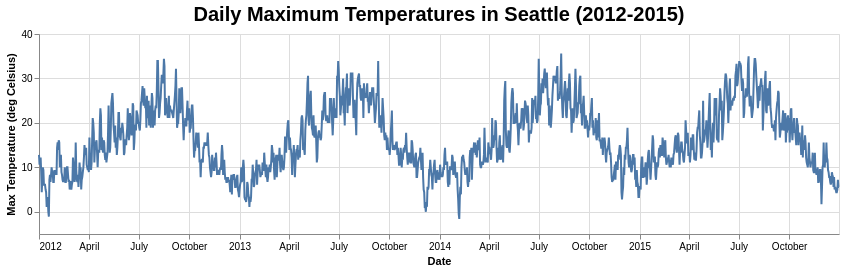

Notebook cell for this chart:
### Markdown cell above
### Figure 7.7

### Code cell
import altair as alt
import polars as pl
from vega_datasets import data

plot_df = pl.from_pandas(data.seattle_weather())

fig = alt.Chart(plot_df).mark_line().encode(
    x=alt.X("date").title("Date"),
    y=alt.Y("temp_max").title("Max Temperature (deg Celsius)")
)
fig.properties(
    title=alt.Title(
        "Daily Maximum Temperatures in Seattle (2012-2015)",
        fontSize=20,
    ),
    width=800,
    height=200
)

### Figure 1 — Vega-Lite specification as saved in the notebook (floating-point values rounded to 4 significant figures; data arrays with more than 128 entries replaced by an {"elided": "..."} marker saying what was removed)
{"config": {"view": {"continuousWidth": 300, "continuousHeight": 300}}, "data": {"name": "data-d2a5d733ba51bf2826ac59cb8a5f7ce5"}, "mark": {"type": "line"}, "encoding": {"x": {"field": "date", "title": "Date", "type": "temporal"}, "y": {"field": "temp_max", "title": "Max Temperature (deg Celsius)", "type": "quantitative"}}, "height": 200, "title": {"text": "Daily Maximum Temperatures in Seattle (2012-2015)", "fontSize": 20}, "width": 800, "$schema": "https://vega.github.io/schema/vega-lite/v5.17.0.json", "datasets": {"data-d2a5d733ba51bf2826ac59cb8a5f7ce5": {"elided": "1461 records"}}}
